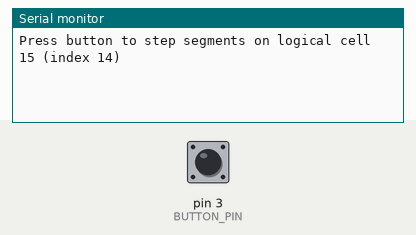
Bench run of a sketch on a simulated Arduino Uno, built with avr-gcc and run on an emulated ATmega328P. Shown: the last lines printed to the serial monitor. The test bench sets the inputs (shaded band); at power-on: pin 3 (BUTTON_PIN) HIGH.

Above: at 1.2 s.
1.3 s: pin 3 (BUTTON_PIN) pulled LOW for 0.15 s
At 2.3 s:
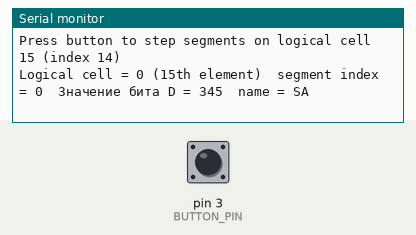
2.9 s: pin 3 (BUTTON_PIN) pulled LOW for 1 s
At 3.6 s:
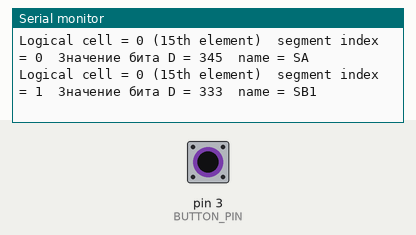
5.4 s: pin 3 (BUTTON_PIN) pulled LOW for 0.15 s
At 6.6 s:
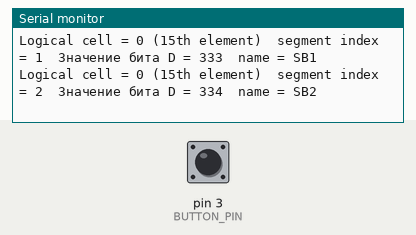
7.0 s: pin 3 (BUTTON_PIN) pulled LOW for 1 s
At 7.9 s:
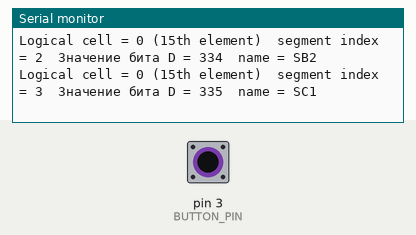
9.5 s: pin 3 (BUTTON_PIN) pulsed LOW 2 times (0.12 s each, 0.3 s apart)
At 11.2 s:
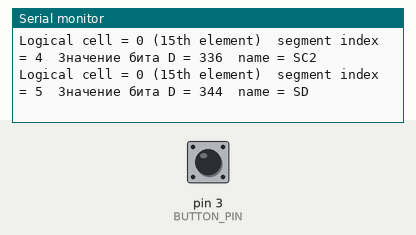
11.6 s: pin 3 (BUTTON_PIN) pulled LOW for 3.2 s
At 12.6 s:
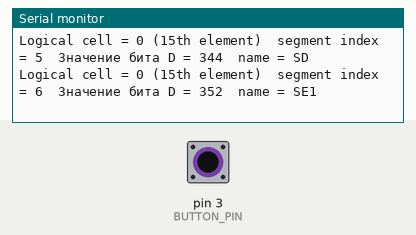

Measured:
- after the input at 1.3 s, the serial monitor: prints a new line at once (image 1)
- after the input at 2.9 s, the serial monitor: prints a new line at once (image 2)
- after the input at 5.4 s, the serial monitor: prints a new line at once (image 3)
- after the input at 7.0 s, the serial monitor: prints a new line at once (image 4)
- after the input at 9.5 s, the serial monitor: prints a new line at once (image 5)
- after the input at 11.6 s, the serial monitor: prints a new line at once (image 6)

The sketch:

Arduino_LC75847_Test6.ino
```cpp
#include <SPI.h>

// ===== Интерфейс =====
#define CE_PIN       10
#define LC_ADDRESS   0xA1
#define SPI_MODE_SEL SPI_MODE3
#define SPI_SPEED    200000

// ===== Поле =====
#define NUM_CELLS 16

enum Seg19 : uint8_t {
  SA, SB1, SB2, SC1, SC2, SD, SE1, SE2, SF1, SF2,
  SG1, SG2, SG3, SH1, SH2, SH3, SI1, SI2, SI3, SEG19_COUNT
};
#define SEG_BIT(s) (1UL << (s))

// ===== Карта D-номеров =====
// 0 – ПРАВАЯ ячейка, 15 – ЛЕВАЯ
 //Вот такая карта    // ========== ЗАПОЛНИ своими D‑номерами ==========
const uint16_t CELL_MAP[NUM_CELLS][SEG19_COUNT] = {
 // Порядок: A ,B1, B2, C1, C2, D, E1, E2, F1, F2, G1, G2, G3, H1,H2,H3,I1,I2,I3
           { 45,33,34,35,36,44,52,51,50,53,55,42,47,41,46,54,43,48,56 },//15
           { 57,61,62,63,64,72,80,79,78,65,67,70,59,69,58,66,71,60,68 },//14
           { 85,73,74,75,76,84,92,91,90,93,95,82,87,81,86,94,83,88,96 },//13
           { 97,101,102,103,104,00,112,111,110,113,115,00,99,00,98,114,00,100,116 },//12
           // A ,B1 ,B2 ,C1 ,C2 ,D  ,E1 ,E2 ,F1 ,F2 ,G1 ,G2 ,G3 ,H1 ,H2 ,H3 ,I1 ,I2 ,I3
           { 117,121,122,123,124,132,140,139,138,125,127,130,119,129,118,126,131,120,128 },//11
           { 145,133,134,135,136,144,156,151,150,149,154,142,147,141,146,153,143,148,155 },//10
           { 157,161,162,163,164,172,180,179,178,165,167,170,159,169,158,166,171,160,168 },//9
           { 185,173,174,175,176,184,192,191,190,193,195,182,187,181,186,194,183,188,196 },//8
           { 197,201,202,203,204,212,220,219,218,205,207,210,199,209,198,206,211,200,208 },//7
           { 225,213,214,215,216,224,232,231,230,233,235,222,227,221,226,234,223,228,236 },//6
           { 237,241,242,243,244,252,260,259,258,245,247,250,239,249,238,246,251,240,248 },//5
           { 265,253,254,255,256,264,272,271,270,273,275,262,267,261,266,274,263,268,276 },//4
           { 277,281,282,283,284,292,300,299,298,285,287,290,279,289,278,286,291,280,288 },//3
           { 305,293,294,295,296,304,312,311,310,313,315,302,307,301,306,314,303,308,316 },//2
           { 317,321,322,323,324,332,340,339,338,325,327,330,319,329,318,326,331,320,328 },//1
           { 345,333,334,335,336,344,352,351,350,353,355,342,347,341,346,354,343,348,356 },//0
          //  { 000,000,000,000,000,000,000,000,000,000,000,000,000,000,000,000,000,000,000 }
          //  { 000,000,000,000,000,000,000,000,000,000,000,000,000,000,000,000,000,000,000 },
          //  { 000,000,000,000,000,000,000,000,000,000,000,000,000,000,000,000,000,000,000 }
};


// ===== Класс драйвера =====
class LC75847 {
public:
  // Хвосты: [14] = 0x00, [15] = DD (00/01/10/11)
  byte Display_Data_0[16] = {0,0,0,0,0,0,0,0,0,0,0,0,0,0, 0x00, 0x00}; // DD=00
  byte Display_Data_1[16] = {0,0,0,0,0,0,0,0,0,0,0,0,0,0, 0x00, 0x01}; // DD=01
  byte Display_Data_2[16] = {0,0,0,0,0,0,0,0,0,0,0,0,0,0, 0x00, 0x02}; // DD=10
  byte Display_Data_3[16] = {0,0,0,0,0,0,0,0,0,0,0,0,0,0, 0x00, 0x03}; // DD=11

  void begin(int chipEnabledPin, int address) {
    _chipEnabledPin = chipEnabledPin;
    _address = address;

    pinMode(_chipEnabledPin, OUTPUT);
    digitalWrite(_chipEnabledPin, HIGH); // CE HIGH в простое

    SPI.begin();
    SPI.beginTransaction(SPISettings(SPI_SPEED, MSBFIRST, SPI_MODE_SEL));

    clear();
  }

  // Очистка D‑данных
  void clear() {
    memset(Display_Data_0, 0, 14);  // D1..D108 (0..13)
    memset(Display_Data_1, 0, 15);  // D109..D212
    memset(Display_Data_2, 0, 15);  // D213..D316
    memset(Display_Data_3, 0, 15);  // D317..D420
    _print();
  }

  void display() { _print(); }

  // ===== Печать текста (16 ячеек) =====
  // firstCell — логический индекс 0..15 (0 — крайняя левая)
  void printText(uint8_t firstCell, const char* s, bool clearTail = true) {
    if (!s) return;
    uint8_t logical = firstCell;
    while (*s && logical < NUM_CELLS) {
      putChar(logical++, *s++);
    }
    if (clearTail && logical < NUM_CELLS)
      clearCells(logical, NUM_CELLS - logical);
    display();
  }

  void putChar(uint8_t logicalCell, char ch) {
    setCellMask(logicalCell, glyph19(ch));
  }

  void clearCells(uint8_t firstLogical, uint8_t count) {
    for (uint8_t i = 0; i < count && (firstLogical + i) < NUM_CELLS; ++i)
      setCellMask(firstLogical + i, 0);
  }

  // ===== Тест: все 16 ячеек (начиная с правой, cell=0) =====
  void lightAll(bool on) {
    for (uint8_t phys = 0; phys < NUM_CELLS; ++phys) {
      const uint16_t* row = CELL_MAP[phys]; // phys 0 -> правая
      for (uint8_t s = 0; s < SEG19_COUNT; ++s) {
        uint16_t dn = row[s];
        if (!dn) continue;
        setD(dn, on);
      }
    }
    display();
  }

  // Низкоуровневый тест по D1..D420
  void lightAllD(bool on) {
    for (uint16_t d = 1; d <= 420; ++d) setD(d, on);
    display();
  }

  void setD(uint16_t Dn, bool on) {
    if (Dn < 1 || Dn > 420) return;

    uint8_t* blk;
    uint16_t startD;
    if (Dn <= 108)      { blk = Display_Data_0; startD = 1;   }
    else if (Dn <= 212) { blk = Display_Data_1; startD = 109; }
    else if (Dn <= 316) { blk = Display_Data_2; startD = 213; }
    else                { blk = Display_Data_3; startD = 317; }

    uint16_t pos = (uint16_t)(Dn - startD);
    uint8_t  bi  = pos >> 3;
    uint8_t  bb  = pos & 7;
    if (bi > 13) return;   // работаем только с байтами 0..13

    if (on)  blk[bi] |=  (uint8_t)(1 << bb);
    else     blk[bi] &= (uint8_t)~(1 << bb);
  }

  // Логический индекс 0..15 -> физический индекс карты:
  // 0 (лево) -> phys 15, 1 -> 14, …, 15 -> phys 0 (право)
  void setCellMask(uint8_t logicalCell, uint32_t mask19) {
    if (logicalCell >= NUM_CELLS) return;
    uint8_t phys = (uint8_t)(NUM_CELLS - 1 - logicalCell);
    const uint16_t* row = CELL_MAP[phys];
    for (uint8_t s = 0; s < SEG19_COUNT; ++s) {
      uint16_t dn = row[s];
      if (!dn) continue;
      setD(dn, (mask19 & SEG_BIT(s)) != 0);
    }
  }

  // ===== ТЕСТОВЫЕ МЕТОДЫ =====

  // Тест ФИЗИЧЕСКОЙ ячейки (по строке CELL_MAP):
  // phys = 0 (правая крайняя) ... phys = 15 (левая крайняя)
  void testPhysCell(uint8_t physCell) {
    clear();
    if (physCell >= NUM_CELLS) {
      display();
      return;
    }
    const uint16_t* row = CELL_MAP[physCell];
    for (uint8_t i = 0; i < SEG19_COUNT; ++i) {
      uint16_t dn = row[i];
      if (!dn) continue;
      setD(dn, true);
    }
    display();
  }

  // Тест ЛОГИЧЕСКОЙ ячейки (0 – левая, 15 – правая)
  // Включаем все 19 сегментов через setCellMask()
  void testLogicalCell(uint8_t logicalCell) {
    clear();
    if (logicalCell >= NUM_CELLS) {
      display();
      return;
    }
    uint32_t mask = 0;
    for (uint8_t i = 0; i < SEG19_COUNT; ++i)
      mask |= SEG_BIT(i);
    setCellMask(logicalCell, mask);
    display();
  }

  // Прогон всех 19 сегментов по очереди в одной ЛОГИЧЕСКОЙ ячейке
  // void testSegmentsOnLogical(uint8_t logicalCell, uint16_t delayMs = 300) {
  //   if (logicalCell >= NUM_CELLS) return;

  //   for (uint8_t s = 0; s < SEG19_COUNT; ++s) {
  //     clear();
  //     setCellMask(logicalCell, SEG_BIT(s));
  //     display();
  //     delay(delayMs);
  //   }

  //   clear();
  //   display();
  // }


// Вернуть имя сегмента по индексу 0..18 (SA..SI3)
const char* segName(uint8_t s) {
  switch (s) {
    case SA:  return "SA";
    case SB1: return "SB1";
    case SB2: return "SB2";
    case SC1: return "SC1";
    case SC2: return "SC2";
    case SD:  return "SD";
    case SE1: return "SE1";
    case SE2: return "SE2";
    case SF1: return "SF1";
    case SF2: return "SF2";
    case SG1: return "SG1";
    case SG2: return "SG2";
    case SG3: return "SG3";
    case SH1: return "SH1";
    case SH2: return "SH2";
    case SH3: return "SH3";
    case SI1: return "SI1";
    case SI2: return "SI2";
    case SI3: return "SI3";
    default:  return "?";
  }
}

// Прогон всех 19 сегментов по очереди в одной ЛОГИЧЕСКОЙ ячейке
// и вывод имени сегмента в Serial
void testSegmentsOnLogical(uint8_t logicalCell, uint16_t delayMs = 300) {
  if (logicalCell >= NUM_CELLS) return;

  for (uint8_t s = 0; s < SEG19_COUNT; ++s) {
    clear();
    setCellMask(logicalCell, SEG_BIT(s));
    display();

    Serial.print("Logical cell = ");
    Serial.print(logicalCell);
    Serial.print("  segment = ");
    Serial.println(segName(s));

    delay(delayMs);
  }

  clear();
  display();
}


private:
  int _chipEnabledPin = CE_PIN;
  int _address = LC_ADDRESS;
  int _textSpeed = 2;

  // Передача блоков: CE=LOW -> адрес; CE=HIGH -> 16 байт
  void _print() {
    // Блок 0
    digitalWrite(_chipEnabledPin, LOW);
    SPI.transfer((uint8_t)_address);
    digitalWrite(_chipEnabledPin, HIGH);
    for (uint8_t i = 0; i < 16; ++i) SPI.transfer(Display_Data_0[i]);

    // Блок 1
    digitalWrite(_chipEnabledPin, LOW);
    SPI.transfer((uint8_t)_address);
    digitalWrite(_chipEnabledPin, HIGH);
    for (uint8_t i = 0; i < 16; ++i) SPI.transfer(Display_Data_1[i]);

    // Блок 2
    digitalWrite(_chipEnabledPin, LOW);
    SPI.transfer((uint8_t)_address);
    digitalWrite(_chipEnabledPin, HIGH);
    for (uint8_t i = 0; i < 16; ++i) SPI.transfer(Display_Data_2[i]);

    // Блок 3
    digitalWrite(_chipEnabledPin, LOW);
    SPI.transfer((uint8_t)_address);
    digitalWrite(_chipEnabledPin, HIGH);
    for (uint8_t i = 0; i < 16; ++i) SPI.transfer(Display_Data_3[i]);

     digitalWrite(_chipEnabledPin, LOW);


    delay(_textSpeed);
  }

  // 7‑seg -> 19‑seg
  static inline uint8_t B7(uint8_t a,uint8_t b,uint8_t c,uint8_t d,uint8_t e,uint8_t f,uint8_t g){
    return (a<<6)|(b<<5)|(c<<4)|(d<<3)|(e<<2)|(f<<1)|g;
  }

  static uint8_t font7(char ch) {
    ch = toupper((unsigned char)ch);
    switch (ch) {
      case '0': return B7(1,1,1,1,1,1,0);
      case '1': return B7(0,1,1,0,0,0,0);
      case '2': return B7(1,1,0,1,1,0,1);
      case '3': return B7(1,1,1,1,0,0,1);
      case '4': return B7(0,1,1,0,0,1,1);
      case '5': return B7(1,0,1,1,0,1,1);
      case '6': return B7(1,0,1,1,1,1,1);
      case '7': return B7(1,1,1,0,0,0,0);
      case '8': return B7(1,1,1,1,1,1,1);
      case '9': return B7(1,1,1,1,0,1,1);
      case 'A': return B7(1,1,1,0,1,1,1);
      case 'B': case 'b': return B7(0,0,1,1,1,1,1);
      case 'C': return B7(1,0,0,1,1,1,0);
      case 'D': case 'd': return B7(0,1,1,1,1,0,1);
      case 'E': return B7(1,0,0,1,1,1,1);
      case 'F': return B7(1,0,0,0,1,1,1);
      case 'H': return B7(0,1,1,0,1,1,1);
      case 'J': return B7(0,1,1,1,1,0,0);
      case 'L': return B7(0,0,0,1,1,1,0);
      case 'N': return B7(0,1,1,0,1,1,0);
      case 'O': return B7(1,1,1,1,1,1,0);
      case 'P': return B7(1,1,0,0,1,1,1);
      case 'R': return B7(1,1,0,0,1,1,1);
      case 'S': return B7(1,0,1,1,0,1,1);
      case 'T': return B7(0,0,0,1,0,0,1);
      case 'U': return B7(0,1,1,1,1,1,0);
      case 'Y': return B7(0,1,1,1,0,1,1);
      case '-': return B7(0,0,0,0,0,0,1);
      case ' ': return 0;
      default : return 0;
    }
  }

  static uint32_t map7to19(uint8_t m7) {
    uint32_t m = 0;
    if (m7 & (1<<6)) m |= SEG_BIT(SA);
    if (m7 & (1<<5)) m |= SEG_BIT(SB1)|SEG_BIT(SB2);
    if (m7 & (1<<4)) m |= SEG_BIT(SC1)|SEG_BIT(SC2);
    if (m7 & (1<<3)) m |= SEG_BIT(SD);
    if (m7 & (1<<2)) m |= SEG_BIT(SE1)|SEG_BIT(SE2);
    if (m7 & (1<<1)) m |= SEG_BIT(SF1)|SEG_BIT(SF2);
    if (m7 & (1<<0)) m |= SEG_BIT(SG2);
    return m;
  }

  static uint32_t glyph19(char ch) {
    ch = toupper((unsigned char)ch);
    switch (ch) {
      case 'K': return SEG_BIT(SF1)|SEG_BIT(SF2)|SEG_BIT(SB1)|SEG_BIT(SB2)|
                       SEG_BIT(SH1)|SEG_BIT(SH2)|SEG_BIT(SI2);
      case 'V': return SEG_BIT(SF1)|SEG_BIT(SF2)|SEG_BIT(SB1)|SEG_BIT(SB2)|
                       SEG_BIT(SI2)|SEG_BIT(SI3);
      default:  return map7to19(font7(ch));
    }
  }
};

// ===== Глобальный объект =====
LC75847 lcd;


// настройки кнопки и сегмента
#define BUTTON_PIN 3

// Будем перебирать сегменты в 15‑й ячейке (1‑based),
// это логический индекс 14 (0‑based)
const uint8_t testLogicalCell = 0;

uint8_t currentSeg = 255;   // чтобы первый клик дал 0
bool lastButtonState = HIGH;


// ===== Полный сценарий теста =====
void runFullLcdTest() {
  // Небольшая пауза после старта
  lcd.clear();
  lcd.display();
  delay(500);

  // 1. Все сегменты всех 16 ячеек по карте CELL_MAP
  // lcd.lightAll(true);
  // delay(3000);
  // lcd.lightAll(false);
  // delay(500);

  // 2. Прогон по ФИЗИЧЕСКИМ ячейкам (строки CELL_MAP)
  // phys = 0 (правая) -> phys = 15 (левая)
  // for (uint8_t phys = 0; phys < NUM_CELLS; ++phys) {
  //   lcd.testPhysCell(phys);
  //   delay(1000);
  // }

  // 3. Прогон по ЛОГИЧЕСКИМ ячейкам (0 – левая, 15 – правая)
  // for (uint8_t log = 0; log < NUM_CELLS; ++log) {
  //   lcd.testLogicalCell(log);
  //   delay(700);
  // }

  // 4. Проверка порядка 19 сегментов в 0‑й логической ячейке
  lcd.testSegmentsOnLogical(1, 2000);

  // 5. Проверка вывода текста по всем 16 логическим ячейкам
  // lcd.clear();
  // lcd.display();
  // lcd.printText(0, "0123456789ABCDEF");

  // Держим финальную картинку
  while (true) {
    // ничего не делаем
  }
}

void setup() {
  Serial.begin(115200);
  lcd.begin(CE_PIN, LC_ADDRESS);

  pinMode(BUTTON_PIN, INPUT_PULLUP);  // кнопка D3 -> GND

  lcd.clear();
  lcd.display();

  Serial.println("Press button to step segments on logical cell 15 (index 14)");
}

void loop() {
  bool buttonState = digitalRead(BUTTON_PIN);

  // фронт нажатия: было HIGH -> стало LOW
  if (lastButtonState == HIGH && buttonState == LOW) {
    // следующий сегмент
    currentSeg++;
    if (currentSeg >= SEG19_COUNT) currentSeg = 0;

    // гасим всё и включаем только один сегмент в ячейке 14
    lcd.clear();
    lcd.setCellMask(testLogicalCell, SEG_BIT(currentSeg));
    lcd.display();

    // выводим инфу в Serial
    Serial.print("Logical cell = ");
    Serial.print(testLogicalCell);
    Serial.print(" (15th element)  segment index = ");
    Serial.print(currentSeg);
    Serial.print("  Значение бита D = ");
    Serial.print(CELL_MAP[NUM_CELLS - 1 - testLogicalCell][currentSeg]);
    Serial.print("  name = ");
    Serial.println(lcd.segName(currentSeg));

    delay(200); // антидребезг
  }

  lastButtonState = buttonState;
}
```
